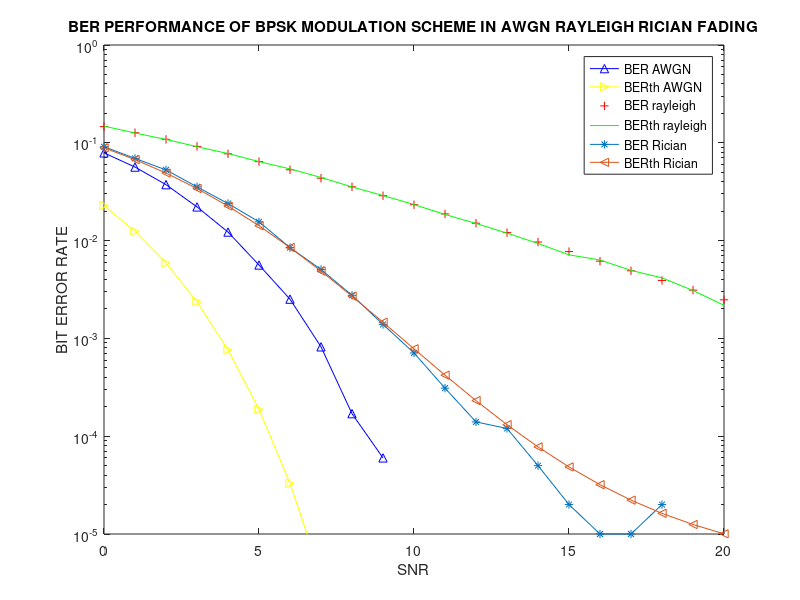

Write MATLAB code to recreate this figure.
clc
clear all;
close all;
n=100000;%no_of_samples
i=randi([0,1],1,n);%generates random integers 0's and 1's
i1=2*i-1;%bpsk modulation  i.e, mapping 1's as 1 and 0's as -1
%scatterplot(i1);%scatterplot of bpsk modulation scheme
%rayleigh fading channel
a=randn(1,n);%generates samples of size 1xn which are gaussian distributed
b=randn(1,n);%generates samples of size 1xn which are gaussian distributed
rc=1/sqrt(2)*(sqrt(a.^2+b.^2));%rayleigh channel
for l=0:1:20
snr=10^((l/10));    % SNR values in absolute scale
sdev=sqrt(0.5/snr); % standard deviation of noise calculated from SNR
N=random('norm',0,sdev,[1,n]);% generation of noise sequence
yrc=rc.*i1+N;       %signal received through rayleigh and awgn channel
yawgn=i1+N;         %signal received through awgn channel
Yb=(yawgn>=0);% baseband signal detection from awgn channel
YR=(yrc>=0); %baseband detection from Rayleigh,AWGN channel
ErrorR=sum((xor(YR,i)));% no of errors in detected signal
ErrorA=sum((xor(Yb,i)));

ber_A(l+1)=ErrorA/n;% simulated BER for awgn channel
ber_R(l+1)=ErrorR/n;%simulated BER for AWGN,rayleigh channel

berthR(l+1)=0.5*(1-sqrt(snr/(snr+1)));%theoretical bit error rate of
% rayleigh,awgn channel
p=((1-2*ber_R(l+1))^2)/(4*(ber_R(l+1)-(ber_R(l+1)^2)));

outage(l+1)=1-exp(-3.16/p);%simulated ber computed from rayleigh channel
outageT(l+1)=1-exp(-3.16/snr);%theoretical ber computed from rayleigh
%channel
berthA(l+1)=0.5*erfc(sqrt(2*snr));%theoretical ber computed for awgn channel
end
% scatterplot(yawgn)
% scatterplot(yrc)
figure
%comparison plot generation of theoretical and calculated SNR
q=0:1:20 ;

semilogy(q,ber_A(q+1),'-^b');
hold on
semilogy(q,berthA(q+1),'->y');
hold on
semilogy(q,berthR(q+1),'+r');
hold on
semilogy(q,ber_R(q+1),'g-');
axis([0 20 10^-5 1]);
%title('BER PERFORMANCE OF BPSK MODULATION SCHEME IN AWGN,RAYLEIGH CHANNEL')
xlabel('SNR')
ylabel('BIT ERROR RATE')
%figure
% plot(q,outage(q+1),'-');
% hold on
% plot(q,outageT(q+1),'+g');
%title('OUTAGE PERFORMANCE OF BPSK MODULATION IN AWGN,RAYLEIGH CHANNEL')
xlabel('SNR')
ylabel('OUTAGE PROBABILITY')
%RICIAN FADING
k1=10; %Rician factor
mean=sqrt(k1/(k1+1));% mean
sigma=sqrt(1/(2*(k1+1)));%variance
Nr2=randn(1,length(i1))*sigma+mean;
Ni2=randn(1,length(i1))*sigma;
%To generate the Rician Random Variable
No3=sqrt(Nr2.^2+Ni2.^2); %Rician fading coefficient
for k=0:1:20
    snrl=10^(k/10);%convert the SNR in dB value
    Np=1/snrl;%To generate the noise power
    sd=sqrt(Np/2);% standard deviation of guassian noise
    No=random('Normal',0,sd,1,length(i1)); %Generates Gaussian noise
    t1=i1.*No3+No; % s means transmitted signal...please take the value as u have taken
    z1=t1./No3;
 op1=(z1>0); % threshold detection
    Berr(k+1)=sum(xor(op1,i))/n; % observed BER
    BerTr(k+1)=.5*erfc(sqrt(k1*snrl/(k1+snrl)));% theoretical BER
    end;
    %figure;
    k=0:1:20;
    semilogy(k,Berr(k+1),'-*');
    hold on;
    semilogy(k,BerTr(k+1),'-<');
    % axis([0 10 10^-5 1]);
% %     plot(k,Berr(k),'-');
%     hold on;
%     plot(k,BerTr(k),'+g');
title('BER PERFORMANCE OF BPSK MODULATION SCHEME IN AWGN RAYLEIGH RICIAN FADING')
xlabel('SNR')
ylabel('BIT ERROR RATE')
hleg=legend('BER AWGN','BERth AWGN','BER rayleigh','BERth rayleigh','BER Rician','BERth Rician')
    
    
    
